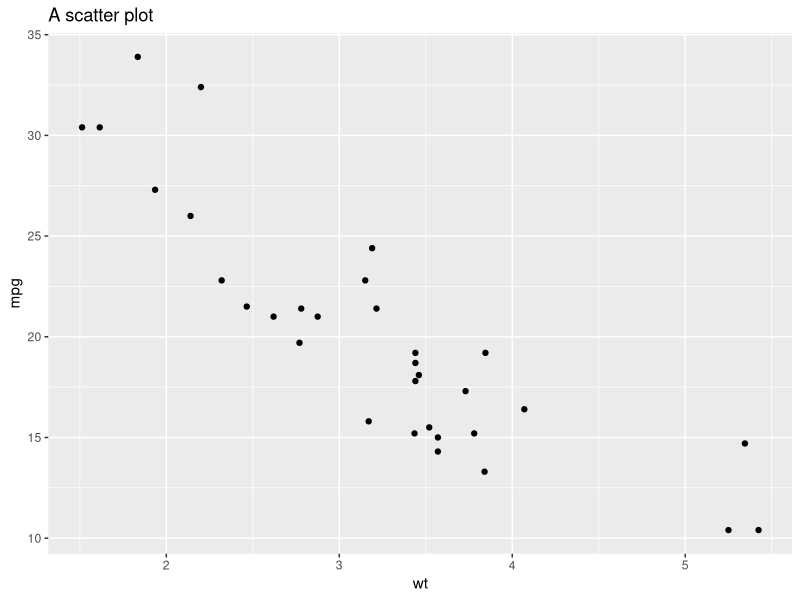

Write R code to recreate this figure. (Note: this script raises an error after producing the figure.)
## ---- chunk 1
library(knitr)
library(ggplot2)

knitr::opts_chunk$set(fig.height=4, fig.width=6,
                      cache=TRUE, autodep = TRUE, cache.path = 'cache/')
## ---- chunk 2
library(ggplot2)
p <- ggplot(mtcars, aes(wt, mpg)) + geom_point() + labs(title='A scatter plot')
g <- ggplotGrob(p)
## ---- chunk 3
print(p)
## ---- chunk 4
print(g)
## ---- chunk 5
library(gtable)
library(grid)
s <- gtable_show_names(gtable_show_grill(p, plot=FALSE), plot=FALSE)
g1 <- gtable_add_cols(g, s$widths[[1]], 0)
g1 <- gtable_add_rows(g1, s$heights[[1]], 0)
g1$widths <- s$widths
g1$heights <- s$heights

grid.draw(g1)
grid.draw(s)
## ---- chunk 6
subset(g$layout, name == 'panel')
## ---- chunk 7
str(g$grobs[[which(g$layout$name == 'panel')]], max.level=1)
## ---- chunk 8
g$widths
## ---- chunk 9
x <- 1:10
x
